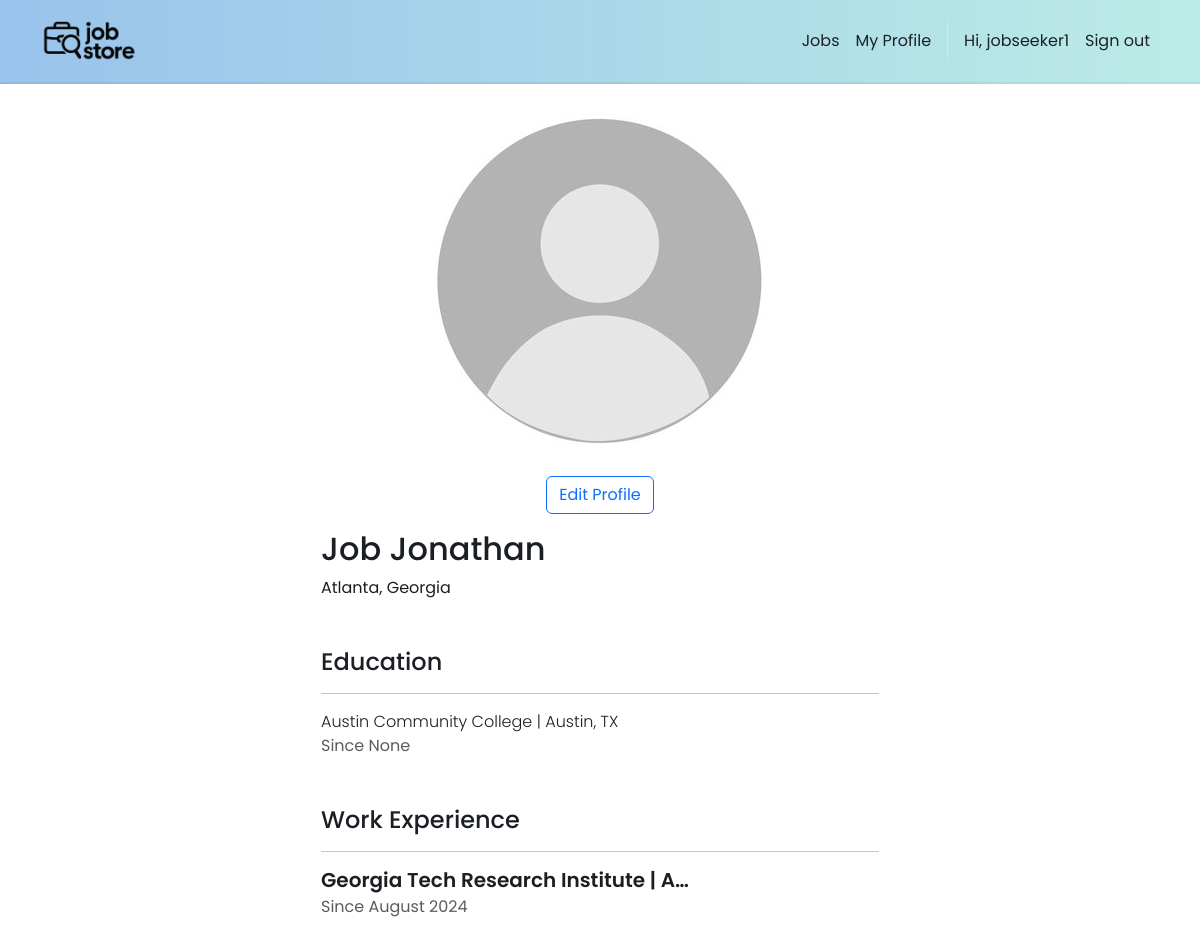
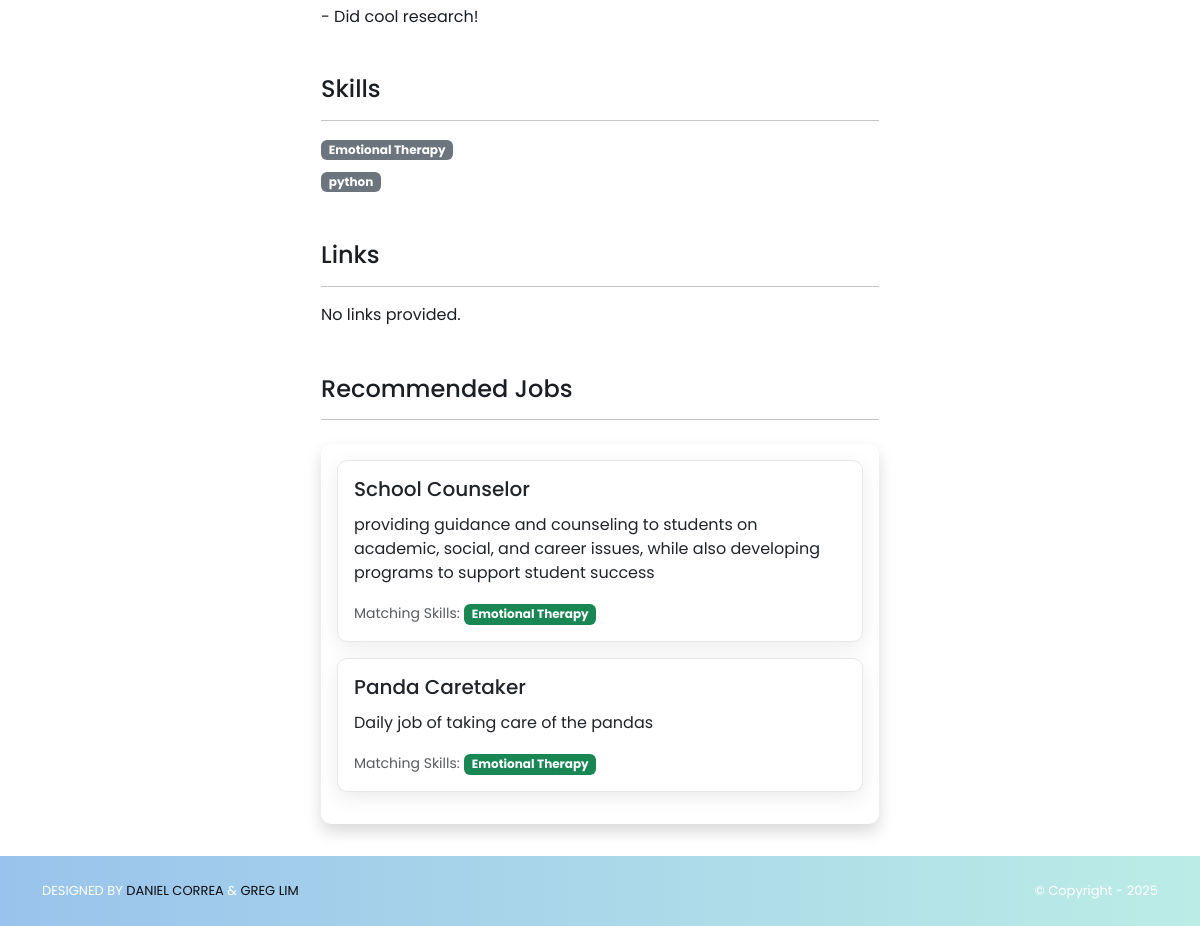
The page /jobSeekers/me/ (signed in) on the database its author committed (2 pictures, top to bottom).
### accounts/models.py (models this page shows)
class User(AbstractUser):
    class Roles(models.TextChoices):
        RECRUITER = "RECRUITER", "Recruiter"
        JOB_SEEKER = "JOB_SEEKER", "Job Seeker"
    role = models.CharField(
        max_length=20, choices=Roles.choices, default=Roles.JOB_SEEKER, db_index=True
    )
    @property
    def is_recruiter(self) -> bool:
        return self.role == self.Roles.RECRUITER
    @property
    def is_jobseeker(self) -> bool:
        return self.role == self.Roles.JOB_SEEKER

### jobSeekers/models.py (models this page shows, shortened)
class JobSeeker(models.Model):
    user = models.OneToOneField(
        settings.AUTH_USER_MODEL, on_delete=models.CASCADE, related_name="jobseeker_profile"
    )
    firstName = models.CharField("First Name", max_length=255)
    lastName  = models.CharField("Last Name", max_length=255)
    location  = models.CharField("Location", max_length=255, blank=True)
    image     = models.ImageField("Profile Image", upload_to='jobSeeker_images/', null=True, blank=True)
    years_experience = models.PositiveIntegerField(null=True, blank=True)
    open_to_work = models.BooleanField(default=True)
    desired_salary_min = models.PositiveIntegerField(null=True, blank=True)
    desired_salary_max = models.PositiveIntegerField(null=True, blank=True)
    education = models.ForeignKey("Institution", on_delete=models.PROTECT, related_name="jobSeeker", null=True, blank=True)
    degree    = models.CharField(max_length=255, blank=True)
    startYear = models.IntegerField("Start Year", null=True, blank=True)
    endYear   = models.IntegerField("End Year", null=True, blank=True)
    headline   = models.TextField(blank=True)
    experience = models.ManyToManyField("Experience", related_name="jobSeeker", blank=True)
    skills     = models.ManyToManyField("Skill", related_name="jobSeeker", blank=True)
    links      = models.ManyToManyField("Link", related_name="jobSeeker", blank=True)
    hide_image = models.BooleanField(default=False)
    hide_headline = models.BooleanField(default=False)
    hide_profile = models.BooleanField(default=False)
    hide_location = models.BooleanField(default=False)

class Institution(models.Model):
    name     = models.CharField(max_length=255)
    location = models.CharField(max_length=255, blank=True)

class Experience(models.Model):
    name        = models.CharField("Company", max_length=255)
    location    = models.CharField(max_length=255, blank=True)
    startDate   = models.CharField("Start Date (mm/yyyy)", max_length=7)
    endDate     = models.CharField("End Date (mm/yyyy)", max_length=7, blank=True)
    description = models.TextField(blank=True)

class Skill(models.Model):
    name = models.CharField(max_length=255, unique=True)

### jobs/models.py (models this page shows, shortened)
class Job(models.Model):
    class RemoteType(models.TextChoices):
        ONSITE = "ONSITE", "On-site"
        REMOTE = "REMOTE", "Remote"
        HYBRID = "HYBRID", "Hybrid"
    title = models.CharField(max_length=200, db_index=True)
    description = models.TextField()
    location = models.CharField(max_length=200, db_index=True)
    address = models.CharField(max_length=200, db_index=True)
    remote_type = models.CharField(max_length=6, choices=RemoteType.choices)
    salary_min = models.PositiveIntegerField(null=True, blank=True)
    salary_max = models.PositiveIntegerField(null=True, blank=True)
    visa_sponsorship = models.BooleanField(default=False)
    min_experience = models.PositiveIntegerField(null=True, blank=True)
    skills = models.ManyToManyField(Skill, blank=True, related_name="jobs")
    created_by = models.ForeignKey(
        settings.AUTH_USER_MODEL,
        on_delete=models.CASCADE,
        related_name="jobs",
        limit_choices_to={"role": "RECRUITER"},
    )
    created_at = models.DateTimeField(auto_now_add=True)

### jobSeekers/views.py (the view)
# urls.py: path("me/", views.my_profile, name="jobSeekers.my_profile"),
@login_required
@jobseeker_required
def my_profile(request):
    jobSeeker = get_object_or_404(JobSeeker, user=request.user)  # ✅ safe forward lookup
    jobseeker_skills = jobSeeker.skills.all()
    recommended_jobs = []
    if jobseeker_skills.exists():
        recommended_jobs_qs = Job.objects.filter(
            skills__in=jobseeker_skills
        ).distinct().prefetch_related('skills').order_by('-created_at')[:5]
        for job in recommended_jobs_qs:
            matching_skills = list(set(job.skills.all()) & set(jobseeker_skills))
            job.matching_skills_names = [skill.name for skill in matching_skills]
            recommended_jobs.append(job)
    template_data = {
        "jobSeeker": jobSeeker,
        "name": f"{jobSeeker.firstName} {jobSeeker.lastName}",
        "experiences": jobSeeker.experience.all(),
        "skills": jobSeeker.skills.all(),
        "links": jobSeeker.links.all(),
        "recommended_jobs": recommended_jobs,
    }
    return render(request, "jobSeekers/show.html", {"template_data": template_data})

### jobStore/context_processors.py (called while the page is built)
def static_revisions(request):
    base = Path(settings.BASE_DIR)
    logo_path = base / 'jobStore' / 'static' / 'img' / 'logo.png'
    try:
        rev_logo = str(int(os.path.getmtime(logo_path)))
    except Exception:
        rev_logo = '1'
    css_path = base / 'jobStore' / 'static' / 'css' / 'style.css'
    try:
        rev_css = str(int(os.path.getmtime(css_path)))
    except Exception:
        rev_css = '1'
    return {
        'STATIC_REV_LOGO': rev_logo,
        'STATIC_REV_CSS': rev_css,
    }

### jobSeekers/templates/jobSeekers/show.html (shortened to what this page needs)
{% extends 'base.html' %}
{% block content %}
{% load static %}
<div class="p-3">
  <div class="container">
    <div class="col-md-6 mx-auto mb-3">
      <div class="mb-3 text-center">
        {% load static %}
        {% if template_data.jobSeeker.image and not template_data.jobSeeker.hide_image %}
          <img src="{{ template_data.jobSeeker.image.url }}" class="d-block mx-auto" style="width:300px;height:300px;border-radius:50%;object-fit:cover;object-position:center;" alt="{{ template_data.name }}">
        {% else %}
          <img src="{% static 'img/default_profile.jpg' %}" class="avatar-big d-block mx-auto" alt="No profile image">
        {% endif %}
        {% if user.is_authenticated and user.is_jobseeker and template_data.jobSeeker.user_id == user.id %}
        <div class="mt-3">
            <a href="{% url 'jobSeekers.edit_profile' %}" class="btn btn-outline-primary">Edit Profile</a>
        </div>
        {% endif %}
      </div>
      <h2>{{ template_data.name }}</h2>
      {% if not template_data.jobSeeker.hide_location %}
        <p>{{ template_data.jobSeeker.location }}</p>
      {% endif %}
      <h4 class="mt-5">Education</h4>
      <hr />
      {% if template_data.jobSeeker.education.name %}
        <div class="fw-light">
          {{ template_data.jobSeeker.education.name }} | {{ template_data.jobSeeker.education.location }}
        </div>
        <div class="text-body-secondary">
          {% if template_data.jobSeeker.endYear == None %}
            Since {{ template_data.jobSeeker.startYear }}
          {% else %}
            {{ template_data.jobSeeker.startYear }} - {{ template_data.jobSeeker.endYear }}
          {% endif %}
        </div>
      {% else %}
        No education listed.
      {% endif %}
      <h4 class="mt-5">Work Experience</h4>
      <hr />
      {% for experience in template_data.experiences %}
        <div class="col-md-8 col-12 mb-5">
          <div class="fw-semibold lh-sm fs-5 text-truncate" style="max-width: 500px;">
            {{ experience.name }} | {% if not template_data.jobSeeker.hide_location %} {{ experience.location }} {% endif %}
          </div>
          <div class="text-body-secondary my-1 lh-sm mb-3">
            {% if experience.endDate == "" %}
              Since {{ experience.startDate }}
            {% else %}
              {{ experience.startDate }} - {{ experience.endDate }}
            {% endif %}
          </div>
          <div class="my-1 lh-sm mb-3">
            {{ experience.description }}
          </div>
        </div>
      {% empty %}
        <p>No experiences listed.</p>
      {% endfor %}
      <h4 class="mt-5">Skills</h4>
      <hr />
      {% for skill in template_data.skills %}
        <div class="col-md-8 col-12 mb-2">
          <span class="badge bg-secondary">{{ skill.name }}</span>
        </div>
      {% empty %}
        <p>No skills listed.</p>
      {% endfor %}
      <h4 class="mt-5">Links</h4>
      <hr />
      {% for link in template_data.links %}
        <div class="col-md-8 col-12 mb-2">
          <a href="{{ link.url }}" target="_blank">{{ link.url }}</a>
        </div>
      {% empty %}
        <p>No links provided.</p>
      {% endfor %}
      <h4 class="mt-5">Recommended Jobs</h4>
      <hr />
      {% if template_data.recommended_jobs %}
<div class="card p-3 border-0 shadow mt-4">
    {% for job in template_data.recommended_jobs %}
    <div class="card mb-3">
        <div class="card-body">
            <div class="d-flex justify-content-between">
                <div>
                    <h5 class="card-title">{{ job.title }}</h5>
                </div>
            </div>
            <p class="card-text mt-2">{{ job.description|truncatewords:30 }}</p>
            {% if job.matching_skills_names %}
            <div class="mt-2">
                <small class="text-muted">Matching Skills:</small>
                {% for skill_name in job.matching_skills_names %}
                    <span class="badge bg-success">{{ skill_name }}</span>
                {% endfor %}
            </div>
            {% endif %}
            </div>
            </div>
            {%endfor%}
            </div>
            {% endif %}
    </div>
  </div>
</div>
{% endblock %}

### jobStore/templates/base.html (shortened to what this page needs)
<!DOCTYPE html>
<html>
  {% load static %}
  <head>
    <link href="https://cdn.jsdelivr.net/npm/bootstrap@5.3.3/dist/css/bootstrap.min.css"
          rel="stylesheet">
    <link rel="stylesheet"
          href="https://cdnjs.cloudflare.com/ajax/libs/font-awesome/6.1.1/css/all.min.css">
    <link rel="stylesheet" type="text/css" href="{% static 'css/style.css' %}?v={{ STATIC_REV_CSS }}">
  </head>
  <body class="d-flex flex-column min-vh-100{% if request.resolver_match and request.resolver_match.url_name == 'home.index' %} is-home{% endif %}">
    <nav class="p-3 navbar navbar-light ms-brandbar navbar-expand-lg">
      <div class="container">
        <a class="navbar-brand" href="{% url 'home.index' %}">
          <img src="{% static 'img/logo.png' %}?v={{ STATIC_REV_LOGO }}" alt="logo" height="40" />
        </a>
        <div class="collapse navbar-collapse" id="navbarNavAltMarkup">
          <div class="navbar-nav ms-auto navbar-ml align-items-lg-center">
            <a class="nav-link" href="{% url 'jobs.list' %}">Jobs</a>
            {% if user.is_authenticated %}
              {% if user.is_staff or user.is_jobseeker %}
              <a class="nav-link" href="{% url 'jobSeekers.my_profile' %}">My Profile</a>
              {% endif %}
              <span class="nav-link disabled">Hi, {{ user.username }}</span>
              <a class="nav-link" href="{% url 'logout' %}">Sign out</a>
            {% else %}
              <a class="nav-link" href="{% url 'login' %}">Log in</a>
              <a class="nav-link" href="{% url 'signup.choice' %}">Sign up</a>
            {% endif %}
          </div>
        </div>
      </div>
    </nav>
    <div class="flex-grow-1">
      {% block content %}
      {% endblock content %}
    </div>
    <section class="p-3 ms-footer-bottom">
      <div class="container d-flex justify-content-between">
        <div class="me-5 text-white">
          <span>DESIGNED BY
            <a href="https://www.x.com/danielgarax" target="_blank">DANIEL CORREA</a> &
            <a href="https://www.x.com/greglim81" target="_blank">GREG LIM</a>
          </span>
        </div>
        <div class="text-white">
          <span>© Copyright - 2025</span>
        </div>
      </div>
    </section>
  </body>
</html>

### jobStore/static/css/style.css (style rules this page uses)
:root { --bg: #ffffff; --bg-alt: #f6f7f9; --surface: #ffffff; --surface-2: #f2f3f5; --text: #1b1f23; --muted: #6b7280; --border: #e5e7eb; --brand-blue-1: #99C3EC; --brand-blue-2: #AAD2EC; --brand-cyan: #BCECE6; --brand-mint: #97E3C2; --brand-peach: #FFEED9; --brand-pink: #F69C9E; --primary: var(--brand-blue-1); --primary-contrast: #0b0d10; --link: var(--brand-blue-1); --success: var(--brand-mint); --warning: var(--brand-peach); --danger: var(--brand-pink); --shadow: 0 6px 20px rgba(0,0,0,0.08); --radius: 10px; --radius-sm: 8px; --radius-xs: 6px; --focus: 0 0 0 0.2rem rgba(153,195,236,0.35); --transition: 180ms ease; }
html, body { background: var(--bg); color: var(--text); }
body { font-family: 'Poppins', system-ui, -apple-system, Segoe UI, Roboto, Arial, sans-serif; line-height: 1.5; text-rendering: optimizeLegibility; -webkit-font-smoothing: antialiased; -moz-osx-font-smoothing: grayscale; transition: background-color var(--transition), color var(--transition); }
a { color: var(--link); }
.navbar { backdrop-filter: saturate(160%) blur(4px); }
.navbar .nav-link { opacity: 0.9; }
.ms-brandbar { background-color: #99C3EC; background: linear-gradient(90deg, var(--brand-blue-1), var(--brand-cyan)) !important; border-bottom: 2px solid rgba(0,0,0,0.06); }
.ms-brandbar .nav-link, .ms-brandbar .navbar-brand, .ms-brandbar .navbar-text { color: var(--primary-contrast) !important; }
.ms-brandbar .nav-link { position: relative; transition: color 160ms ease, transform 140ms ease; }
.ms-brandbar .nav-link::after { content: ''; position: absolute; left: 0; right: 0; bottom: -4px; height: 2px; width: 0; margin: 0 auto; background: var(--primary-contrast); transition: width 180ms ease; }
.card { background-color: var(--surface); border: 1px solid var(--border); border-radius: var(--radius); box-shadow: var(--shadow); }
.btn { transition: transform 140ms ease, box-shadow 180ms ease, filter 140ms ease; }
.ms-footer-bottom { background-color: #99C3EC; background: linear-gradient(90deg, var(--brand-blue-1), var(--brand-cyan)) !important; border-top: 0; }
.ms-footer-bottom span { font-size: 13px; line-height: 38px; }
.ms-footer-bottom a { color: var(--primary-contrast); text-decoration: none; }
.btn, .form-control, .form-select, .nav-link, .card { transition: all var(--transition); }

### rows shown on the page
User: username "jobseeker1"
JobSeeker: jobSeeker.location "Atlanta, Georgia", jobSeeker.education.name "Austin Community College", jobSeeker.education.location "Austin, TX", jobSeeker.startYear "None"
Experience: name "Georgia Tech Research Institute", location "A…", startDate "August 2024", description "- Did cool research!"
Skill: name "Emotional Therapy", matching_skills_names "Emotional Therapy" "Emotional Therapy"
Skill: name "python"
Job: title "School Counselor", description "providing guidance and counseling to students on academic, social, and career issues, while also developing programs to support student success"
Job: title "Panda Caretaker", description "Daily job of taking care of the pandas"

### other values the page prints
{{ template_data.name }} "Job Jonathan"
